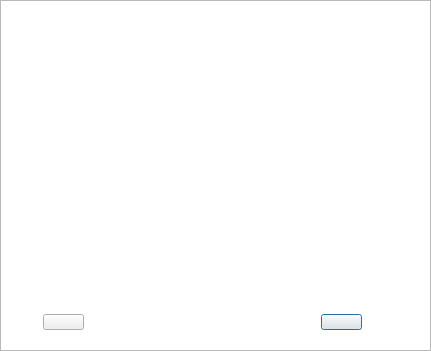
<?xml version="1.0" encoding="UTF-8"?>
<ui version="4.0">
 <class>Dialog_pause</class>
 <widget class="QDialog" name="Dialog_pause">
  <property name="geometry">
   <rect>
    <x>0</x>
    <y>0</y>
    <width>431</width>
    <height>351</height>
   </rect>
  </property>
  <property name="windowTitle">
   <string>神奇小妖怪</string>
  </property>
  <widget class="QGraphicsView" name="graphicsView_pause">
   <property name="geometry">
    <rect>
     <x>0</x>
     <y>0</y>
     <width>431</width>
     <height>351</height>
    </rect>
   </property>
   <property name="styleSheet">
    <string notr="true">border-image: url(:/monster/pic/pause.png);</string>
   </property>
  </widget>
  <widget class="QPushButton" name="pushButton_goon">
   <property name="geometry">
    <rect>
     <x>321</x>
     <y>314</y>
     <width>41</width>
     <height>16</height>
    </rect>
   </property>
   <property name="cursor">
    <cursorShape>PointingHandCursor</cursorShape>
   </property>
   <property name="styleSheet">
    <string notr="true">border-image: url(:/monster/pic/goon.png);</string>
   </property>
   <property name="text">
    <string/>
   </property>
  </widget>
  <widget class="QPushButton" name="pushButton_return">
   <property name="geometry">
    <rect>
     <x>43</x>
     <y>314</y>
     <width>41</width>
     <height>16</height>
    </rect>
   </property>
   <property name="cursor">
    <cursorShape>PointingHandCursor</cursorShape>
   </property>
   <property name="styleSheet">
    <string notr="true">border-image: url(:/monster/pic/return_back.png);</string>
   </property>
   <property name="text">
    <string/>
   </property>
  </widget>
 </widget>
 <resources/>
 <connections/>
</ui>
